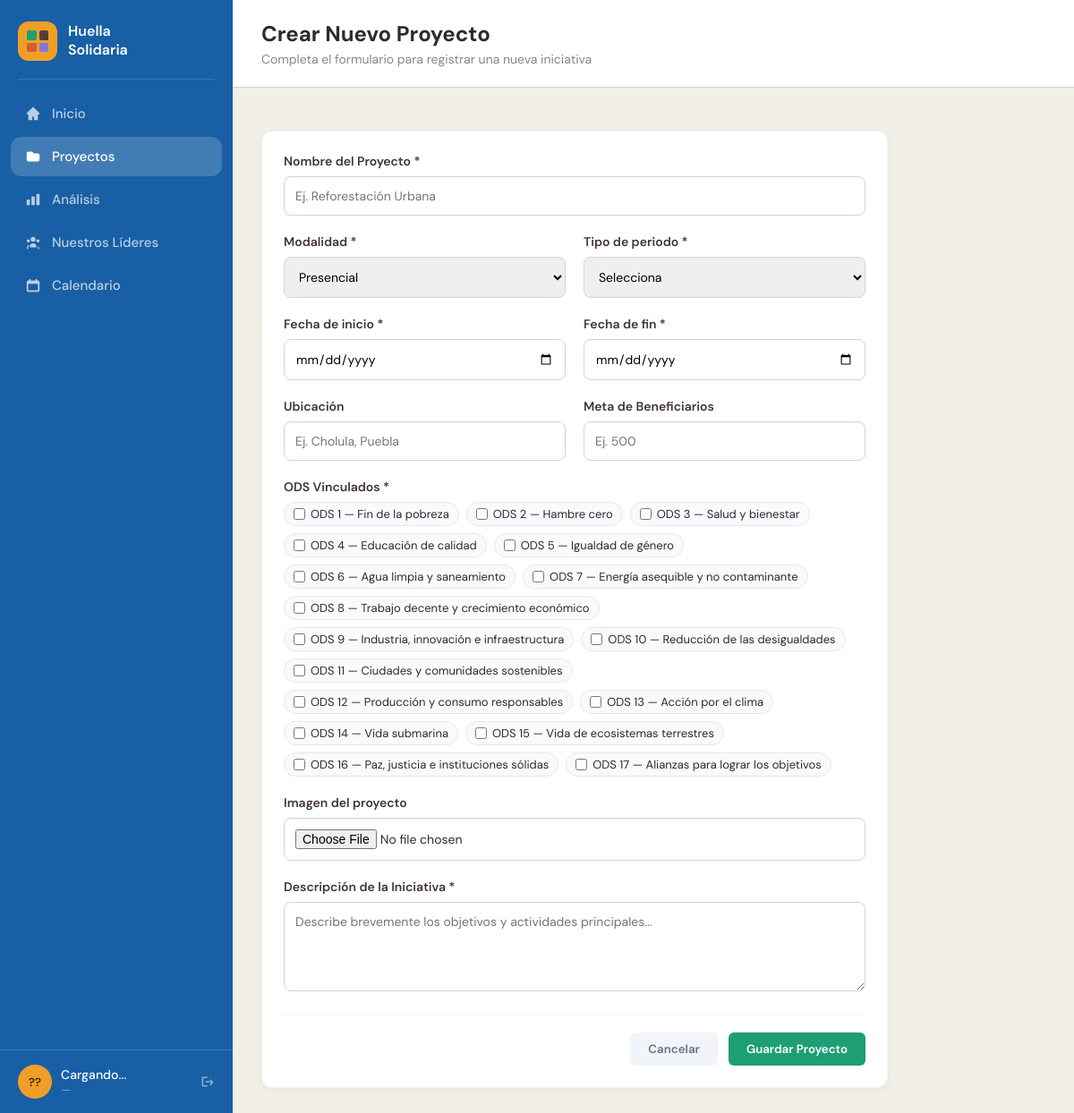
The app's page /crear-proyecto (signed in) with its own data.
### models.py (models this page shows)
class ODS(db.Model):
    __tablename__ = 'ods'
    id = db.Column(db.Integer, primary_key=True)
    numero = db.Column(db.Integer, nullable=False)
    nombre = db.Column(db.Text, nullable=False)
    color_hex = db.Column(db.Text, nullable=False)

### routes/proyectos.py (the view)
@bp.route('/crear-proyecto')
@login_required
def crear_proyecto_page():
    ods_list = ODS.query.order_by(ODS.numero).all()
    lideres = Usuario.query.filter_by(rol='lider').all()
    return render_template('crear-proyecto.html', active_page='proyectos',
                           ods_list=ods_list, lideres=lideres)

### templates/crear-proyecto.html (shortened to what this page needs)
<!DOCTYPE html>
<html lang="es">
<head>
  <link rel="stylesheet" href="{{ url_for('static', filename='css/dashboard.css') }}">
  <link rel="stylesheet" href="{{ url_for('static', filename='css/sidebar.css') }}">
</head>
<body>
<div class="dash">
  {% include 'sidebar.html' %}
  <div class="main">
    <div class="topbar">
      <div class="topbar-left">
        <h2>Crear Nuevo Proyecto</h2>
        <p>Completa el formulario para registrar una nueva iniciativa</p>
      </div>
    </div>
    <div class="content">
      <div class="form-container">
        <form id="crearForm">
          <div class="form-group">
            <label class="form-label">Nombre del Proyecto *</label>
            <input type="text" id="nombre" class="form-input" placeholder="Ej. Reforestación Urbana" required>
          </div>
          <div class="form-row">
            <div class="form-group">
              <label class="form-label">Modalidad *</label>
              <select id="modalidad" class="form-select" required>
                <option value="presencial">Presencial</option>
              </select>
            </div>
            <div class="form-group">
              <label class="form-label">Tipo de periodo *</label>
              <select id="periodo_tipo" class="form-select" required>
                <option value="">Selecciona</option>
              </select>
            </div>
          </div>
          <div class="form-row">
            <div class="form-group">
              <label class="form-label">Fecha de inicio *</label>
              <input type="date" id="fecha_inicio" class="form-input" required>
            </div>
            <div class="form-group">
              <label class="form-label">Fecha de fin *</label>
              <input type="date" id="fecha_fin" class="form-input" required>
            </div>
          </div>
          <div class="form-row">
            <div class="form-group">
              <label class="form-label">Ubicación</label>
              <input type="text" id="ubicacion" class="form-input" placeholder="Ej. Cholula, Puebla">
            </div>
            <div class="form-group">
              <label class="form-label">Meta de Beneficiarios</label>
              <input type="number" id="meta_beneficiarios" class="form-input" placeholder="Ej. 500" min="1">
            </div>
          </div>
          <div class="form-group">
            <label class="form-label">ODS Vinculados *</label>
            <div class="ods-multi" id="odsContainer">
              {% for ods in ods_list %}
              <label>
                <input type="checkbox" name="ods_ids" value="{{ ods.id }}">
                ODS {{ ods.numero }} — {{ ods.nombre }}
              </label>
              {% endfor %}
            </div>
          </div>
          <div class="form-group">
            <label class="form-label">Imagen del proyecto</label>
            <input type="file" id="fotoInput" accept="image/*" class="form-input"
                   onchange="previewFoto(this)">
          </div>
          <div class="form-group">
            <label class="form-label">Descripción de la Iniciativa *</label>
            <textarea id="descripcion" class="form-textarea" placeholder="Describe brevemente los objetivos y actividades principales..." required></textarea>
          </div>
          <div class="form-actions">
            <button type="button" class="btn-cancel" onclick="window.location.href='/proyectos'">Cancelar</button>
            <button type="submit" class="btn-submit">Guardar Proyecto</button>
          </div>
        </form>
      </div>
    </div>
  </div>
</div>
</body>
</html>

### templates/sidebar.html (shortened to what this page needs)
<aside class="sidebar">
  <div class="sb-brand">
    <div class="sb-logo">
      <div class="sb-logo-grid">
        <span style="background:#1D9E75; border-radius:2px 2px 2px 0;"></span>
        <span style="background:#413434; opacity:0.9; border-radius:2px 2px 0 2px;"></span>
        <span style="background:#D85A30; border-radius:2px 0 2px 2px;"></span>
        <span style="background:#7F77DD; border-radius:0 2px 2px 2px;"></span>
      </div>
    </div>
    <div class="sb-name">Huella<br>Solidaria</div>
  </div>
  <nav class="sb-nav">
    <a href="/dashboard" class="sb-item {% if active_page == 'dashboard' %}active{% endif %}">
      <svg class="sb-icon" viewBox="0 0 20 20" fill="currentColor">
        <path d="M10.707 2.293a1 1 0 00-1.414 0l-7 7A1 1 0 003 11h1v6a1 1 0 001 1h4v-4h2v4h4a1 1 0 001-1v-6h1a1 1 0 00.707-1.707l-7-7z"/>
      </svg>
      Inicio
    </a>
    <a href="/proyectos" class="sb-item {% if active_page == 'proyectos' %}active{% endif %}">
      <svg class="sb-icon" viewBox="0 0 20 20" fill="currentColor">
        <path d="M2 6a2 2 0 012-2h5l2 2h5a2 2 0 012 2v6a2 2 0 01-2 2H4a2 2 0 01-2-2V6z"/>
      </svg>
      Proyectos
    </a>
    <a href="/analisis" class="sb-item {% if active_page == 'analisis' %}active{% endif %}">
      <svg class="sb-icon" viewBox="0 0 20 20" fill="currentColor">
        <path d="M2 11a1 1 0 011-1h2a1 1 0 011 1v5a1 1 0 01-1 1H3a1 1 0 01-1-1v-5zm6-4a1 1 0 011-1h2a1 1 0 011 1v9a1 1 0 01-1 1H9a1 1 0 01-1-1V7zm6-3a1 1 0 011-1h2a1 1 0 011 1v12a1 1 0 01-1 1h-2a1 1 0 01-1-1V4z"/>
      </svg>
      Análisis
    </a>
    <a href="/lideres" class="sb-item {% if active_page == 'lideres' %}active{% endif %}">
      <svg class="sb-icon" viewBox="0 0 20 20" fill="currentColor">
        <path d="M13 6a3 3 0 11-6 0 3 3 0 016 0zM18 8a2 2 0 11-4 0 2 2 0 014 0zM14 15a4 4 0 00-8 0v1h8v-1zM6 8a2 2 0 11-4 0 2 2 0 014 0zM16 18v-1a4 4 0 00-.82-2.47A6 6 0 0118 18h-2zM4.82 14.53A4 4 0 004 17v1H2a6 6 0 012.82-5.47z"/>
      </svg>
      Nuestros Líderes
    </a>
    <a href="/calendario" class="sb-item {% if active_page == 'calendario' %}active{% endif %}">
      <svg class="sb-icon" viewBox="0 0 20 20" fill="currentColor">
        <path d="M6 2a1 1 0 00-1 1v1H4a2 2 0 00-2 2v10a2 2 0 002 2h12a2 2 0 002-2V6a2 2 0 00-2-2h-1V3a1 1 0 10-2 0v1H7V3a1 1 0 00-1-1zM4 8h12v8H4V8z"/>
      </svg>
      Calendario
    </a>
  </nav>
  <div class="sb-footer">
    <div class="sb-user">
      <a href="/perfil" style="display:flex;align-items:center;gap:10px;text-decoration:none;color:inherit;flex:1;">
        <div class="sb-avatar" id="userAvatar">??</div>
        <div>
          <div class="sb-uname" id="userName">Cargando...</div>
          <div class="sb-urole" id="userRole">—</div>
        </div>
      </a>
    </div>
    {% if current_user.is_authenticated %}
    <a href="/logout" class="sb-logout" title="Cerrar sesión">
    </a>
    {% endif %}
  </div>
</aside>

### static/css/dashboard.css (style rules this page uses)
*, *::before, *::after { box-sizing: border-box; margin: 0; padding: 0; }
html, body { height: 100%; }
body { font-family: 'DM Sans', sans-serif; background: #F1EFE8; color: #2C2C2A; font-size: 16px; }
.dash { display: flex; height: 100vh; overflow: hidden; }
.main { flex: 1; min-width: 0; display: flex; flex-direction: column; overflow: hidden; }
.sidebar { width: 260px; background: #185FA5; display: flex; flex-direction: column; color: #fff; height: 100vh; flex-shrink: 0; }
.sb-brand { display: flex; align-items: center; gap: 12px; padding: 24px 20px 20px; }
.sb-logo { width: 44px; height: 44px; background: #EF9F27; border-radius: 12px; display: flex; align-items: center; justify-content: center; flex-shrink: 0; }
.sb-logo-grid { display: grid; grid-template-columns: 1fr 1fr; gap: 3px; width: 24px; height: 24px; }
.sb-logo-grid span { display: block; border-radius: 3px; }
.sb-name { font-size: 16px; font-weight: 600; line-height: 1.3; color: #fff; }
.sb-nav { flex: 1; padding: 0 12px; display: flex; flex-direction: column; gap: 4px; }
.sb-item { display: flex; align-items: center; gap: 12px; padding: 12px 16px; border-radius: 12px; font-size: 15px; font-weight: 500; color: rgba(255, 255, 255, 0.7); text-decoration: none; transition: background 0.15s, color 0.15s; }
.sb-item.active { background: rgba(255, 255, 255, 0.18); color: #fff; }
.sb-icon { width: 18px; height: 18px; flex-shrink: 0; }
.sb-footer { padding: 16px 20px; border-top: 0.5px solid rgba(255, 255, 255, 0.15); display: flex; align-items: center; justify-content: space-between; gap: 8px; }
.sb-user { display: flex; align-items: center; gap: 10px; min-width: 0; }
.sb-avatar { width: 38px; height: 38px; border-radius: 50%; background: #EF9F27; display: flex; align-items: center; justify-content: center; font-size: 13px; font-weight: 600; color: #412402; flex-shrink: 0; }
.sb-uname { font-size: 14px; font-weight: 500; color: #fff; line-height: 1.3; white-space: nowrap; overflow: hidden; text-overflow: ellipsis; }
.sb-urole { font-size: 12px; color: rgba(255, 255, 255, 0.5); }
.sb-logout { color: rgba(255, 255, 255, 0.5); display: flex; align-items: center; transition: color 0.15s; flex-shrink: 0; }
.topbar { display: flex; align-items: center; justify-content: space-between; padding: 22px 32px; background: #fff; border-bottom: 0.5px solid #D3D1C7; gap: 16px; flex-shrink: 0; }
.topbar-left p { font-size: 14px; color: #888780; margin-top: 4px; }
.content { flex: 1; overflow-y: auto; padding: 28px 32px; display: flex; flex-direction: column; gap: 24px; }

### static/css/sidebar.css (style rules this page uses)
.sidebar { width: 260px; background: #185FA5; display: flex; flex-direction: column; color: #fff; height: 100vh; flex-shrink: 0; }
.sb-brand { display: flex; align-items: center; gap: 12px; padding: 24px 20px 20px; }
.sb-logo { width: 44px; height: 44px; background: #EF9F27; border-radius: 12px; display: flex; align-items: center; justify-content: center; flex-shrink: 0; }
.sb-logo-grid { display: grid; grid-template-columns: 1fr 1fr; gap: 3px; width: 24px; height: 24px; }
.sb-logo-grid span { display: block; border-radius: 3px; }
.sb-name { font-size: 16px; font-weight: 600; line-height: 1.3; color: #fff; }
.sb-nav { flex: 1; padding: 0 12px; display: flex; flex-direction: column; gap: 4px; }
.sb-item { display: flex; align-items: center; gap: 12px; padding: 12px 16px; border-radius: 12px; font-size: 15px; font-weight: 500; color: rgba(255, 255, 255, 0.7); text-decoration: none; transition: background 0.15s, color 0.15s; }
.sb-item.active { background: rgba(255, 255, 255, 0.18); color: #fff; }
.sb-icon { width: 18px; height: 18px; flex-shrink: 0; }
.sb-footer { padding: 16px 20px; border-top: 0.5px solid rgba(255, 255, 255, 0.15); display: flex; align-items: center; justify-content: space-between; gap: 8px; }
.sb-user { display: flex; align-items: center; gap: 10px; min-width: 0; }
.sb-avatar { width: 38px; height: 38px; border-radius: 50%; background: #EF9F27; display: flex; align-items: center; justify-content: center; font-size: 13px; font-weight: 600; color: #412402; flex-shrink: 0; }
.sb-uname { font-size: 14px; font-weight: 500; color: #fff; line-height: 1.3; white-space: nowrap; overflow: hidden; text-overflow: ellipsis; }
.sb-urole { font-size: 12px; color: rgba(255, 255, 255, 0.5); }
.sb-logout { color: rgba(255, 255, 255, 0.5); display: flex; align-items: center; transition: color 0.15s; flex-shrink: 0; }

### records on screen
ODS: numero "1", nombre "Fin de la pobreza"
ODS: numero "2", nombre "Hambre cero"
ODS: numero "3", nombre "Salud y bienestar"
ODS: numero "4", nombre "Educación de calidad"
ODS: numero "5", nombre "Igualdad de género"
ODS: numero "6", nombre "Agua limpia y saneamiento"
ODS: numero "7", nombre "Energía asequible y no contaminante"
ODS: numero "8", nombre "Trabajo decente y crecimiento económico"
ODS: numero "9", nombre "Industria, innovación e infraestructura"
ODS: numero "10", nombre "Reducción de las desigualdades"
ODS: numero "11", nombre "Ciudades y comunidades sostenibles"
ODS: numero "12", nombre "Producción y consumo responsables"
ODS: numero "13", nombre "Acción por el clima"
ODS: numero "14", nombre "Vida submarina"
ODS: numero "15", nombre "Vida de ecosistemas terrestres"
ODS: numero "16", nombre "Paz, justicia e instituciones sólidas"
ODS: numero "17", nombre "Alianzas para lograr los objetivos"
